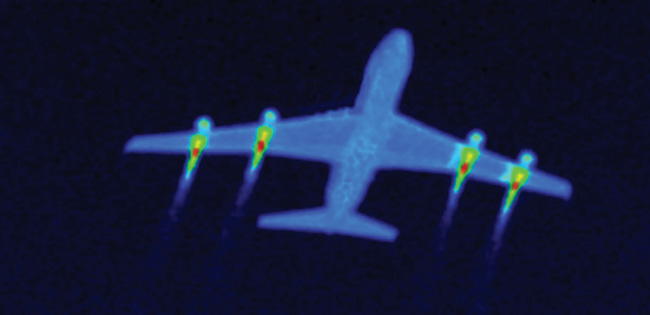
//> input picture Litvinov_Oleg/СТЗ/Lab3_task2/Lab3_task2/ig_1.jpg, 650 x 315 px
$ ./Source   (built with g++ and OpenCV 4)
//> lines starting //> are read from the running program, lines starting //| are printed output that depends on the picture; after the words box and inside, x2 and y2 are one past the last pixel; in counts of white or black regions, pixels touching at a corner belong together
#include <stdlib.h>
#include <stdio.h>
#include <opencv2\core\core.hpp>
#include <opencv2/imgproc/imgproc.hpp>
#include <opencv2/highgui/highgui.hpp>
#include <opencv2\imgcodecs.hpp>
#include <iostream>
#include <string>

using namespace std;
using namespace cv;

class Enemy_vehicles
{
public:
    //contains vehicle images
    Mat *img = new Mat[5];

    //values of hsv thresholds
    int Hue_down;
    int Hue_up;
    int Saturation_down;
    int Saturation_up;
    int Value_down;
    int Value_up;

	//min points for contour
    int Points_cnt = 15;

    //Constructor
    Enemy_vehicles(Mat *imgs,
                   int input_Hue_down, int input_Hue_up,
                   int input_Saturation_down, int input_Saturation_up,
                   int input_Value_down, int input_Value_up)
    {
        for (int i = 0; i < 5; i++)
        {
            img[i] = imgs[i];
        }

        Hue_down = input_Hue_down;
        Hue_up = input_Hue_up;
        Saturation_down = input_Saturation_down;
        Saturation_up = input_Saturation_up;
        Value_down = input_Value_down;
        Value_up = input_Value_up;
    }

    //Constructor from existing instance
    Enemy_vehicles(const Enemy_vehicles &existing_instance)
    {
        for (int i = 0; i < 5; i++)
        {
            img[i] = existing_instance.img[i].clone();
        }

        Hue_down = existing_instance.Hue_down;
        Hue_up = existing_instance.Hue_up;
        Saturation_down = existing_instance.Saturation_down;
        Saturation_up = existing_instance.Saturation_up;
        Value_down = existing_instance.Value_down;
        Value_up = existing_instance.Value_up;
    }

    //Default constructor
    Enemy_vehicles()
    {
    }

    //Default destructor
    ~Enemy_vehicles()
    {
    }

    void convert_rgb2hsv()
    {
        for (int i = 0; i < 5; i++)
        {
            cvtColor(img[i], img[i], CV_BGR2HSV);
        }
    }
};

void Trackbar_Callback(int pos, void* userdata);
void show_target(Mat &img, int Hue_down, int Hue_up, int Saturation_down, int Saturation_up, int Value_down, int Value_up, int Points_cnt, string str);

int main(int argc, char** argv)
{
    Mat *imgs = new Mat[5];
    imgs[0] = imread("ig_1.jpg");
//> imgs is the input picture: 315 rows x 650 cols, CV_8UC3; mean B, G, R 55.6, 26.6, 19
    imgs[1] = imread("ig_2.jpg");
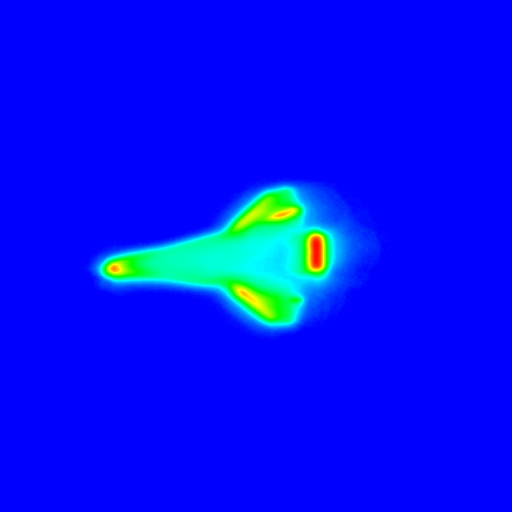
//> input picture Litvinov_Oleg/СТЗ/Lab3_task2/Lab3_task2/ig_2.jpg, 512 x 512 px
    imgs[2] = imread("ig_3.jpg");
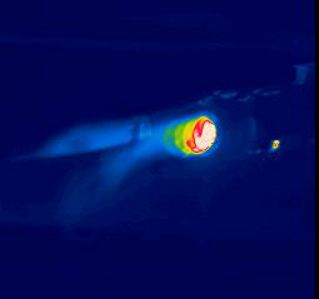
//> input picture Litvinov_Oleg/СТЗ/Lab3_task2/Lab3_task2/ig_3.jpg, 319 x 299 px
    imgs[3] = imread("ig_4.jpg");
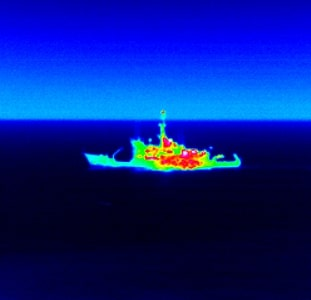
//> input picture Litvinov_Oleg/СТЗ/Lab3_task2/Lab3_task2/ig_4.jpg, 311 x 300 px
    imgs[4] = imread("ig_5.jpg");
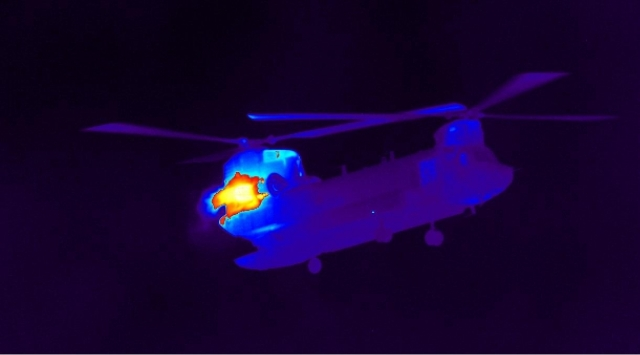
//> input picture Litvinov_Oleg/СТЗ/Lab3_task2/Lab3_task2/ig_5.jpg, 640 x 355 px

    Enemy_vehicles *enemy_vehicles = new Enemy_vehicles(imgs, 0, 16, 0, 255, 0, 255);
	enemy_vehicles->convert_rgb2hsv();
//> after the loop in convert_rgb2hsv, `for (int i = 0; i < 5; i++)`: img: 315 rows x 650 cols, CV_8UC3; mean H, S, V 116.1, 171.2, 56.6

    namedWindow("Threshold window");
    createTrackbar("Hue down", "Threshold window", &(enemy_vehicles->Hue_down), 179, Trackbar_Callback, enemy_vehicles);
    createTrackbar("Hue up", "Threshold window", &(enemy_vehicles->Hue_up), 179, Trackbar_Callback, enemy_vehicles);
    createTrackbar("Saturation down", "Threshold window", &(enemy_vehicles->Saturation_down), 255, Trackbar_Callback, enemy_vehicles);
    createTrackbar("Saturation up", "Threshold window", &(enemy_vehicles->Saturation_up), 255, Trackbar_Callback, enemy_vehicles);
    createTrackbar("Value down", "Threshold window", &(enemy_vehicles->Value_down), 255, Trackbar_Callback, enemy_vehicles);
    createTrackbar("Value up", "Threshold window", &(enemy_vehicles->Value_up), 255, Trackbar_Callback, enemy_vehicles);
    createTrackbar("Point in contour", "Threshold window", &(enemy_vehicles->Points_cnt), 100, Trackbar_Callback, enemy_vehicles);

    waitKey(0);
    return 0;
}

void Trackbar_Callback(int pos, void* userdata)
{
//> called with pos = 0
    Enemy_vehicles *enemy_vehicles = (Enemy_vehicles*)userdata;

    cout << "Hue down " << enemy_vehicles->Hue_down << '\n';
    cout << "Hue up " << enemy_vehicles->Hue_up << '\n' << '\n';
    cout << "Saturation down " << enemy_vehicles->Saturation_down << '\n';
    cout << "Saturation up " << enemy_vehicles->Saturation_up << '\n' << '\n';
    cout << "Value down " << enemy_vehicles->Value_down << '\n';
    cout << "Value up " << enemy_vehicles->Value_up << '\n' << '\n';
    cout << "Points in contour " << enemy_vehicles->Points_cnt << '\n';
    cout << "--------------------\n";

    for (int i = 0; i < 5; i++)
    {
        show_target(enemy_vehicles->img[i],
                    enemy_vehicles->Hue_down, enemy_vehicles->Hue_up,
                    enemy_vehicles->Saturation_down, enemy_vehicles->Saturation_up,
                    enemy_vehicles->Value_down, enemy_vehicles->Value_up,
                    enemy_vehicles->Points_cnt,
                    to_string(i+1));
    }
//> this loop made 5 passes
//> pass 1, in show_target, `inRange(img, Vec3b(Hue_down, Saturation_down, Value_down), Vec3b(Hue_u..`:
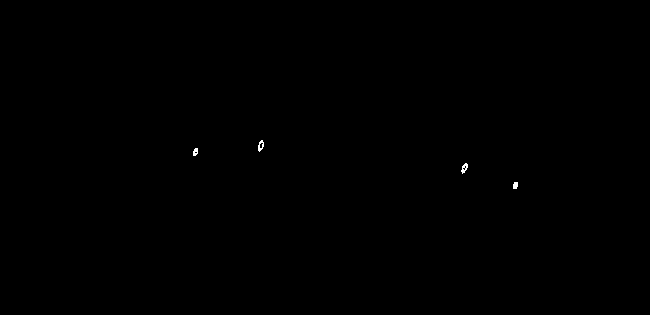
//> pixels_in_range: 315 rows x 650 cols, CV_8UC1; 0.07% white in thin lines or dots, all inside (x1, y1, x2, y2) = (193, 140, 518, 189)
//> pass 1, in show_target, `imshow("Target point " + str, target);`:
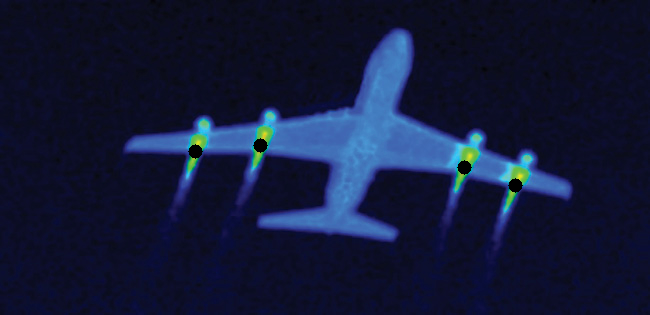
//> window 'Target point 1': 315 rows x 650 cols, CV_8UC3; mean B, G, R 55.4, 25.6, 18.2
//> pass 2, in show_target (call 2), `inRange(img, Vec3b(Hue_down, Saturation_down, Value_down), Vec3b(Hue_u..`:
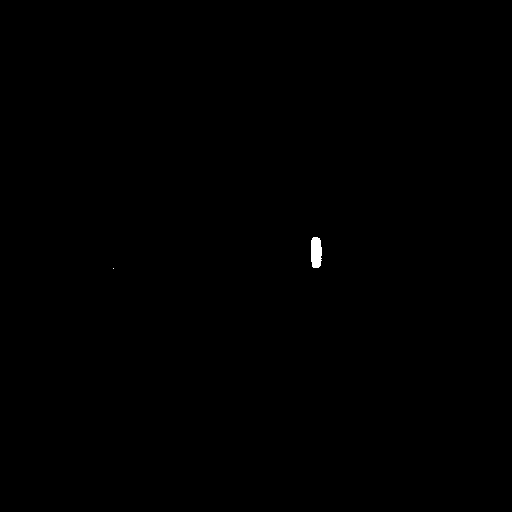
//> pixels_in_range: 512 rows x 512 cols, CV_8UC1; 0.12% white; 2 white regions (1 under 20 px), largest, box (x1, y1, x2, y2) and area: (311, 237, 322, 268) 302
}

void show_target(Mat &img, int Hue_down, int Hue_up, int Saturation_down, int Saturation_up, int Value_down, int Value_up, int Points_cnt, string str)
{
	//Selecting "near red" and bright pixels
    Mat pixels_in_range;
    inRange(img, Vec3b(Hue_down, Saturation_down, Value_down), Vec3b(Hue_up, Saturation_up, Value_up), pixels_in_range);

    vector<vector<Point>> img_cnts;
    findContours(pixels_in_range.clone(), img_cnts, CV_RETR_EXTERNAL, CV_CHAIN_APPROX_NONE);

	Mat target = img.clone();
	//Converting image back to RGB
    cvtColor(target, target, CV_HSV2BGR);

    //Image moments
    for (int i = 0; i < img_cnts.size(); i++)
    {
        if (img_cnts[i].size() > Points_cnt)
        {
            Moments mnts = moments(img_cnts[i]);
            double m00 = mnts.m00;
            double m01 = mnts.m01;
            double m10 = mnts.m10;
            int Xc = int(m10 / m00);
            int Yc = int(m01 / m00);
            circle(target, { Xc, Yc }, 7, Scalar(0, 0, 0), -1);
        }
    }
    imshow("Target point " + str, target);
}
